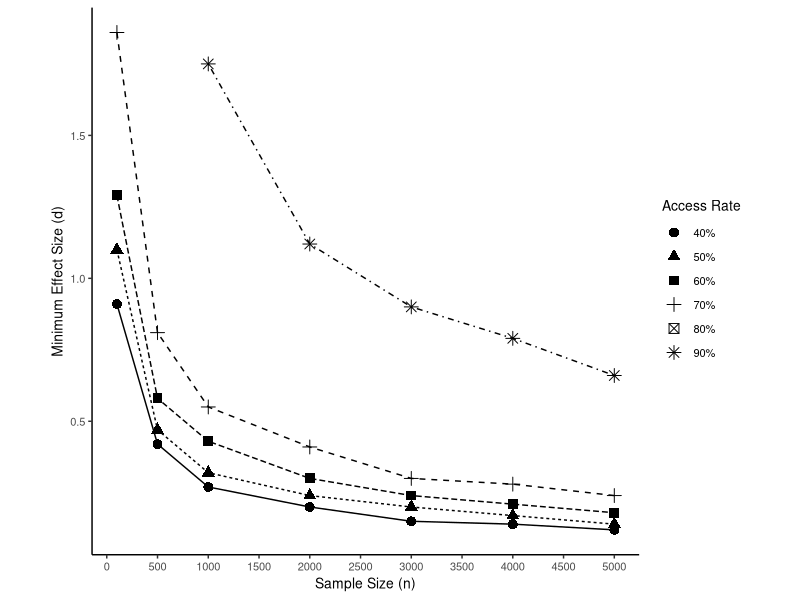
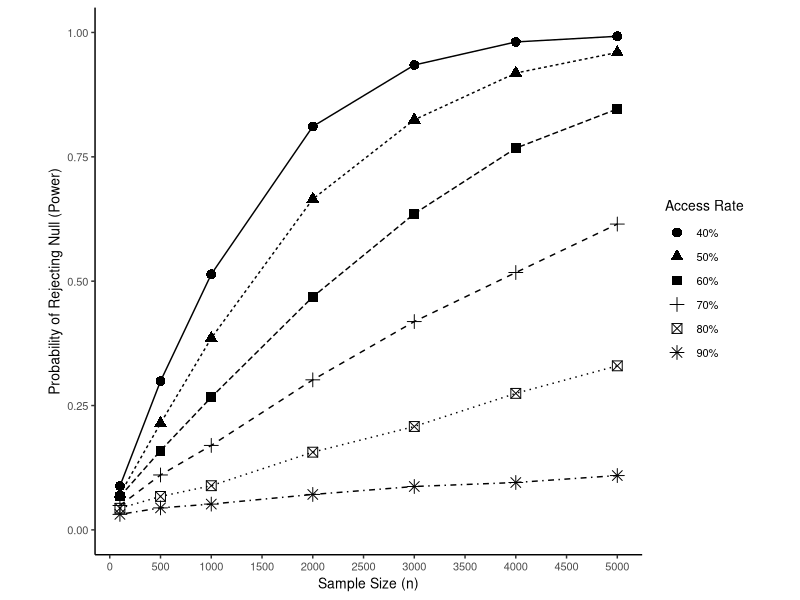

Write R code to recreate these figures, in order.
library(tidyverse)
library(truncnorm)
library(gridExtra)

#set working directory to location of folder
setwd("~/GitHub/oer-simulation-study/")

#based on this code
#http://egap.org/content/power-analysis-simulations-r


possible.ns <- c(100,500,1000,2000,3000,4000,5000,10000,15000,20000) #  The sample sizes we'll be considering
powers <- rep(NA, length(possible.ns))           # Empty object to collect simulation estimates
effects <- rep(NA, length(possible.ns))
alpha <- 0.05                                    # Standard significance level
sims <- 10000                                      # Number of simulations to conduct for each N
set.seed(1000)


simulateOER <- function(has.book = .6,access.effect = .25, mean.grade = 70, sd.grade = 20, allocation.ratio = .5){
  for (j in 1:length(possible.ns)){
    N <- possible.ns[j]                              # Pick the jth value for N
    
    significant.experiments <- rep(NA, sims)         # Empty object to count significant experiments
    
    #### Inner loop to conduct experiments "sims" times over for each N ####
    for (i in 1:sims){
      Y0 <-  rnorm(n=N,mean=mean.grade, sd=sd.grade)             # OER group potential outcome
      Y0[Y0 > 100] <- 100 # Trim down anything over 100 to 100. 
      Y0[Y0 < 0] <- 0 # Trim down anything over 100 to 100. 
      
      b.rate <- rbinom(n=N,size = 1,prob = has.book) # determine how many people in the sample have the book
      
      # Control group
      Y1 <- Y0 - (1-b.rate)*(access.effect*sd.grade)            # treatment potential outcome. For only students who didn't have access to book, improve by access effect
      Y1[Y1 > 100] <- 100 # Trim down anything over 100 to 100. 
      
      condition <- rbinom(n=N, size=1, prob=allocation.ratio)          # Do a random assignment to condition (1 = treatment, 0 = control)
      Y.sim <- Y1*condition + Y0*(1-condition)               # Reveal outcomes according to assignment
      fit.sim <- lm(Y.sim ~ condition)                   # Do analysis (Simple regression)
      positive <- summary(fit.sim)$coefficients[2,1] < 0 # indicates that the non-oer group was worse than oer group
      p.value <- summary(fit.sim)$coefficients[2,4]  # Extract p-values
      significant.experiments[i] <- ((p.value <= alpha)*positive) # Determine significance according to p <= 0.05. Only successful if the direction is positive. 
      # significant.experiments[i] <- (p.value <= alpha) # Determine significance according to p <= 0.05
    }
    
    powers[j] <- mean(significant.experiments)       # store average success rate (power) for each N
  }
  return(powers)
}


simulateSingleExperiment <- function(N = 1000, has.book = .6,access.effect = .25, mean.grade = 70, sd.grade = 20, allocation.ratio = .5, sims = 1000){
  significant.experiments <- rep(NA, sims)         # Empty object to count significant experiments
    #### Inner loop to conduct experiments "sims" times over for each N ####
    for (i in 1:sims){
      Y0 <-  rnorm(n=N,mean=mean.grade, sd=sd.grade)             # control potential outcome
      Y0[Y0 > 100] <- 100 # Trim down anything over 100 to 100. 
      Y0[Y0 < 0] <- 0 # Trim down anything over 100 to 100. 
      b.rate <- rbinom(n=N,size = 1,prob = has.book) # determine how many people in the sample have the book
      Y1 <- Y0 - (1-b.rate)*(access.effect*sd.grade)            # treatment potential outcome. For only students who didn't have access to book, improve by access effect
      Y1[Y1 < 0] <- 0 #adjust anyone who happened to drop below 0
      condition <- rbinom(n=N, size=1, prob=allocation.ratio)          # Do a random assignment to condition (1 = treatment, 0 = control)
      Y.sim <- Y1*condition + Y0*(1-condition)               # Reveal outcomes according to assignment
      fit.sim <- lm(Y.sim ~ condition)                   # Do analysis (Simple regression)
      positive <- summary(fit.sim)$coefficients[2,1] < 0
      p.value <- summary(fit.sim)$coefficients[2,4]  # Extract p-values
      significant.experiments[i] <- ((p.value <= alpha)*positive) # Determine significance according to p <= 0.05. Only successful if the direction is positive. 
    }
    
  power <- mean(significant.experiments)       # store average success rate (power) for each N
  return(power)
}


# run simulations across range of access levels
run_sims <- function(){
  sim90_2 <- simulateOER(has.book = .9,access.effect = .25)
  print("90% done")
  sim80_2 <- simulateOER(has.book = .8,access.effect = .25)
  print("80% done")
  sim70_2 <- simulateOER(has.book = .7,access.effect = .25)
  print("70% done")
  sim60_2 <- simulateOER(has.book = .6,access.effect = .25)
  print("60% done")
  sim50_2 <- simulateOER(has.book = .5,access.effect = .25)
  print("50% done")
  sim40_2 <- simulateOER(has.book = .4,access.effect = .25)
  print("40% done")
  sim0_2 <- simulateOER(has.book = 0,access.effect = .25)
  print("0% done")

  results_1 <- data.frame(possible.ns,sim90_2,sim80_2,sim70_2,sim60_2,sim50_2,sim40_2,sim0_2)
  write_csv(results_1, path = "simulation_results.csv")
}


# Run simulations of past studies
evaluate_past_studies <- function(){
  papers <- read_csv(file = "OER papers.csv")
  
  papers <- papers %>% 
    mutate(allocation = `n treatment`/(`n control`+ `n treatment`))
  
  papers$N <- ifelse(is.na(papers$`n treatment`),papers$`n control`,papers$`n control`+papers$`n treatment`)
  papers$allocation[is.na(papers$allocation)] <- .5 # assume equal allocation if not reported
  
  for (i in 1:nrow(papers)){
     papers$power_40[i] <- simulateSingleExperiment(N = papers$N[i], allocation.ratio = papers$allocation[i], has.book = .4)
     papers$power_60[i] <- simulateSingleExperiment(N = papers$N[i], allocation.ratio = papers$allocation[i], has.book = .6)
     papers$power_80[i] <- simulateSingleExperiment(N = papers$N[i], allocation.ratio = papers$allocation[i], has.book = .8)
    print(paste(i,"of",nrow(papers)))  
  }
  write_csv(papers, path = "paper_analysis.csv")
}


# create the Simulation Plot
results_1 <- read_csv(file = "simulation_results.csv")
names(results_1) <- c("possible.ns","90%", "80%", "70%", "60%", "50%", "40%")
rates <- c("0%","40%", "50%", "60%", "70%", "80%", "90%")

plot1 <- results_1 %>% 
  filter(possible.ns <= 5000) %>% 
  gather(key = sim,value = "power",-possible.ns) %>% 
  ggplot(., aes(x = possible.ns,y = power,group = sim)) +
  geom_point(aes(shape = sim), size = 3) +
  geom_line(aes(linetype = sim)) +
  ylim(0,1) +
  scale_x_continuous(breaks = seq(from=0, to=5000, by= 500)) +
  ylab("Probability of Rejecting Null (Power)")+ xlab("Sample Size (n)") +
  # theme_minimal() + 
  theme_classic()+
  theme(aspect.ratio = 1,
        text = element_text(size = 10)) +
  # theme( legend.position = "bottom",legend.direction = "horizontal") +
  guides(shape=guide_legend(title="Access Rate"),
         # guides(shape=guide_legend(expression(beta)),
         linetype = FALSE)


########### Sensitivity Analysis: ############
# Find the minimum effect size to achieve 80% power
# across varying sample sizes, increment d until power of 80% is achieved. 
getSensitivity <- function(has.book = .6){
  sens <- c()
  for(y in 1:length(possible.ns)){
    for(i in 1:300){ # 300 = 3 SD. 
      power <- simulateSingleExperiment(N = possible.ns[y], has.book = has.book, access.effect = i/100, sims = 1000)
      if(power >= .80){
        print(i)
        sens[y] <- i/100
        break
      }
    }
  }
  return(sens)
}

# Implements a binary search through the space of d to speed things up
# Also does a warm start to take advantage of the fact that power should be monontone non-increasing
# As a consequence, make sure that possible.ns are always ordered from least to greatest!!!!
getSensitivityBinary <- function(has.book = .6){
  sens <- c()
  U <- 3
  for(y in 1:length(possible.ns)){
    V <- seq(0, U, .01)
    L <- 1
    R <- length(V)
    while (L < R) {
      m <- floor((L + R) / 2)
      power <- simulateSingleExperiment(N = possible.ns[y], has.book = has.book, access.effect = V[m], sims = 1000)
      if (power < .8) {
        L <- m+1
      }
      else if (power >= .8) {
        R <- m
      }
    }
    sens[y] <- V[L]
    U <- V[L]
  }
  return(sens)
}
    

runSens <- function(){
  sens_90 <- getSensitivityBinary(has.book = .90)
  sens_80 <- getSensitivityBinary(has.book = .80)
  sens_70 <- getSensitivityBinary(has.book = .70)
  sens_60 <- getSensitivityBinary(has.book = .60)
  sens_50 <- getSensitivityBinary(has.book = .50)
  sens_40 <- getSensitivityBinary(has.book = .40)
  sens_results <- data.frame(possible.ns,sens_90,sens_80,sens_70,sens_60,sens_50,sens_40)
  write_csv(sens_results, path = "sensitivity_results.csv")
}

sens_results <- read_csv(file = "sensitivity_results.csv")
sens_results[sens_results<-3] <- NA
names(sens_results) <- c("possible.ns","90%", "80%", "70%", "60%", "50%", "40%")
plot_sens <- sens_results %>% 
  filter(possible.ns <= 5000) %>% 
  gather(key = sim,value = "ES",-possible.ns) %>% 
  ggplot(., aes(x = possible.ns,y = ES,group = sim)) +
  geom_point(aes(shape = sim), size = 3) +
  geom_line(aes(linetype = sim)) +
  scale_x_continuous(breaks = seq(from=0, to=5000, by= 500)) +
  scale_y_continuous(breaks = seq(from=0, to=3, by= .5)) +
  ylab("Minimum Effect Size (d)")+ xlab("Sample Size (n)") +
  # theme_minimal() + 
  theme_classic()+
  theme(aspect.ratio = 1,
        text = element_text(size = 10)) +
  # theme( legend.position = "bottom",legend.direction = "horizontal") +
  guides(shape=guide_legend(title="Access Rate"),
         # guides(shape=guide_legend(expression(beta)),
         linetype = FALSE)

# for(i in 1:length(rates)){
#   plot <- results_1 %>% 
#     filter(possible.ns <= 5000) %>% 
#     gather(key = sim,value = "power",-possible.ns) %>%
#     filter(sim %in% rates[1:i]) %>% 
#     ggplot(., aes(x = possible.ns,y = power,group = sim)) +
#     geom_hline(yintercept = .8, linetype = 7,color = "tomato") + 
#     geom_point(aes(shape = sim), size = 3) +
#     geom_line(aes(linetype = sim)) +
#     ylim(0,1) +
#     scale_x_continuous(breaks = seq(from=0, to=5000, by= 500)) +
#     ylab("Probability of Rejecting Null (Power)")+ xlab("Sample Size (n)") +
#     # theme_minimal() + 
#     theme_classic()+
#     theme(aspect.ratio = 1) +
#     guides(shape=guide_legend(title="Access Rate"),
#            linetype = FALSE) 
#   ggsave(filename = paste0("plot",i,".png"),plot = plot,device = "png")
# }
